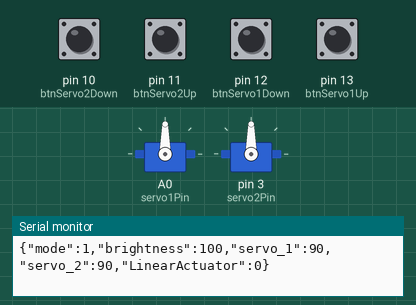
This sketch was run on a simulated Arduino Uno, built with avr-gcc and run on an emulated ATmega328P. Parts: 2 × servo, the last lines printed to the serial monitor. The test bench sets the inputs (shaded band); at power-on: pin 10 (btnServo2Down), pin 11 (btnServo2Up), pin 12 (btnServo1Down), pin 13 (btnServo1Up) LOW.

Above: at 3.2 s.
3.3 s: pin 10 (btnServo2Down) pulled HIGH for 1 s
At 3.45 s:
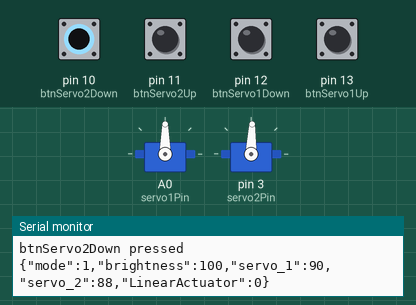
5.8 s: pin 10 (btnServo2Down) pulled HIGH for 0.15 s
At 6.1 s:
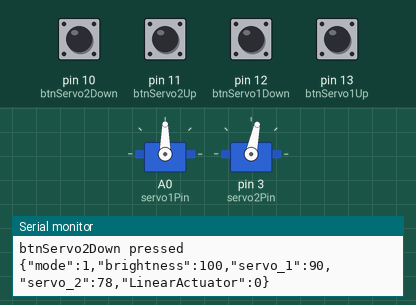
7.4 s: pin 13 (btnServo1Up) pulled HIGH for 1 s
At 7.56 s:
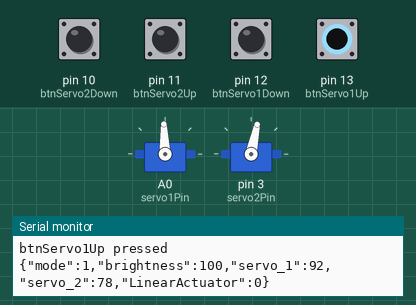
9.9 s: pin 13 (btnServo1Up) pulled HIGH for 0.15 s
At 10.4 s:
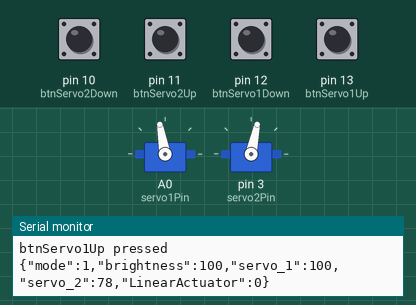
11.5 s: pin 11 (btnServo2Up) pulled HIGH for 0.15 s
At 12.9 s:
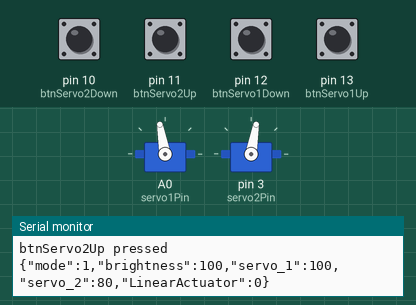
Timing chart, 0 to 14.5 s (numbered marks = the images above; inputs shaded):
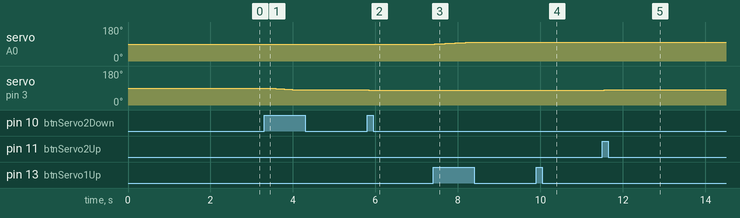

The sketch:

dynamic_controller_jsonform2.ino
```cpp
#include <Servo.h>
#include <ArduinoJson.h>

struct ModeData {
  uint8_t mode;           // Operating mode (예: 1, 2, 등)
  uint8_t brightness;     // 밝기 값 (예: 0–255)
  uint8_t servo_1;        // Servo 1 각도 (0–180)
  uint8_t servo_2;        // Servo 2 각도 (0–180)
  uint16_t LinearActuator;// Linear Actuator (책상 높이)
};

ModeData data;  // 현재 상태를 저장하는 전역 변수

Servo servo1;
Servo servo2;

#define servo1Pin A0
#define servo2Pin 3

// 버튼 핀들
const int btnServo1Up   = 13;
const int btnServo1Down = 12;
const int btnServo2Up   = 11;
const int btnServo2Down = 10;

const int angleStep = 2;  // 서보 각도 조절 단계

// ----- 초기 설정은 setup()에서 한 번만 실행 -----
void setup() {
  Serial.begin(9600);
  delay(2000);

  // 초기 상태 설정 (부팅 시 한 번만)
  data.mode = 1;
  data.brightness = 100;
  data.servo_1 = 90;  // 초기 각도 90도
  data.servo_2 = 90;
  data.LinearActuator = 0;

  // Servo 초기화 (부팅 시 한 번만)
  servo1.attach(servo1Pin);
  servo2.attach(servo2Pin);
  servo1.write(data.servo_1);
  servo2.write(data.servo_2);

  pinMode(btnServo1Up, INPUT);
  pinMode(btnServo1Down, INPUT);
  pinMode(btnServo2Up, INPUT);
  pinMode(btnServo2Down, INPUT);

  // 초기 상태 전송
  sendStatus();
}

// JSON 명령을 처리할 때, servo 관련 키가 있으면 업데이트
void processCommand(String jsonStr) {
  StaticJsonDocument<200> doc;
  DeserializationError error = deserializeJson(doc, jsonStr);
  if (error) {
    Serial.print("Parse failed: ");
    Serial.println(error.c_str());
    return;
  }
  if (doc.containsKey("mode")) {
    data.mode = doc["mode"];
  }
  if (doc.containsKey("brightness")) {
    data.brightness = doc["brightness"];
  }
  if (doc.containsKey("servo_1")) {
    int newServo1 = doc["servo_1"];
    newServo1 = constrain(newServo1, 0, 180);
    data.servo_1 = newServo1;
    servo1.write(data.servo_1);
  }
  if (doc.containsKey("servo_2")) {
    int newServo2 = doc["servo_2"];
    newServo2 = constrain(newServo2, 0, 180);
    data.servo_2 = newServo2;
    servo2.write(data.servo_2);
  }
  if (doc.containsKey("LinearActuator")) {
    data.LinearActuator = doc["LinearActuator"];
  }
  sendStatus();
}

// 버튼 입력을 처리하는 루프 (debounce 추가)
void loop() {
  static unsigned long lastServo1UpTime = 0;
  static unsigned long lastServo1DownTime = 0;
  static unsigned long lastServo2UpTime = 0;
  static unsigned long lastServo2DownTime = 0;
  const unsigned long debounceDelay = 200; // 200ms debounce

  unsigned long currentMillis = millis();

  // btnServo1Up
  if (digitalRead(btnServo1Up) == HIGH && (currentMillis - lastServo1UpTime > debounceDelay)) {
    Serial.println("btnServo1Up pressed");
    data.servo_1 += angleStep;
    data.servo_1 = constrain(data.servo_1, 0, 180);
    servo1.write(data.servo_1);
    sendStatus();
    lastServo1UpTime = currentMillis;
  }
  // btnServo1Down
  if (digitalRead(btnServo1Down) == HIGH && (currentMillis - lastServo1DownTime > debounceDelay)) {
    Serial.println("btnServo1Down pressed");
    data.servo_1 -= angleStep;
    data.servo_1 = constrain(data.servo_1, 0, 180);
    servo1.write(data.servo_1);
    sendStatus();
    lastServo1DownTime = currentMillis;
  }
  // btnServo2Up
  if (digitalRead(btnServo2Up) == HIGH && (currentMillis - lastServo2UpTime > debounceDelay)) {
    Serial.println("btnServo2Up pressed");
    data.servo_2 += angleStep;
    data.servo_2 = constrain(data.servo_2, 0, 180);
    servo2.write(data.servo_2);
    sendStatus();
    lastServo2UpTime = currentMillis;
  }
  // btnServo2Down
  if (digitalRead(btnServo2Down) == HIGH && (currentMillis - lastServo2DownTime > debounceDelay)) {
    Serial.println("btnServo2Down pressed");
    data.servo_2 -= angleStep;
    data.servo_2 = constrain(data.servo_2, 0, 180);
    servo2.write(data.servo_2);
    sendStatus();
    lastServo2DownTime = currentMillis;
  }

  // Serial 입력 처리 (예: JSON 명령)
  if (Serial.available()) {
    String jsonStr = Serial.readStringUntil('\n');
    if (jsonStr.length() > 0) {
      Serial.print("Received command: ");
      Serial.println(jsonStr);
      processCommand(jsonStr);
    }
  }

  delay(50);
}

// 현재 상태를 JSON으로 전송
void sendStatus() {
  StaticJsonDocument<512> doc;
  doc["mode"] = data.mode;
  doc["brightness"] = data.brightness;
  doc["servo_1"] = data.servo_1;
  doc["servo_2"] = data.servo_2;
  doc["LinearActuator"] = data.LinearActuator;
  serializeJson(doc, Serial);
  Serial.println();
  Serial.flush();
}
```

Measured:
- after the input at 3.3 s, servo on pin 3 (servo2Pin): moves from 90° to 80° over 0.86 s, starting at once
- after the input at 5.8 s, servo on pin 3 (servo2Pin): 80° → 78° at once
- after the input at 7.4 s, servo on A0 (servo1Pin): 90° → 92° at once, → 94° 0.25 s later, → 96° 0.25 s later, → 98° 0.25 s later
- after the input at 9.9 s, servo on A0 (servo1Pin): 98° → 100° at once
- after the input at 11.5 s, servo on pin 3 (servo2Pin): 78° → 80° at once
